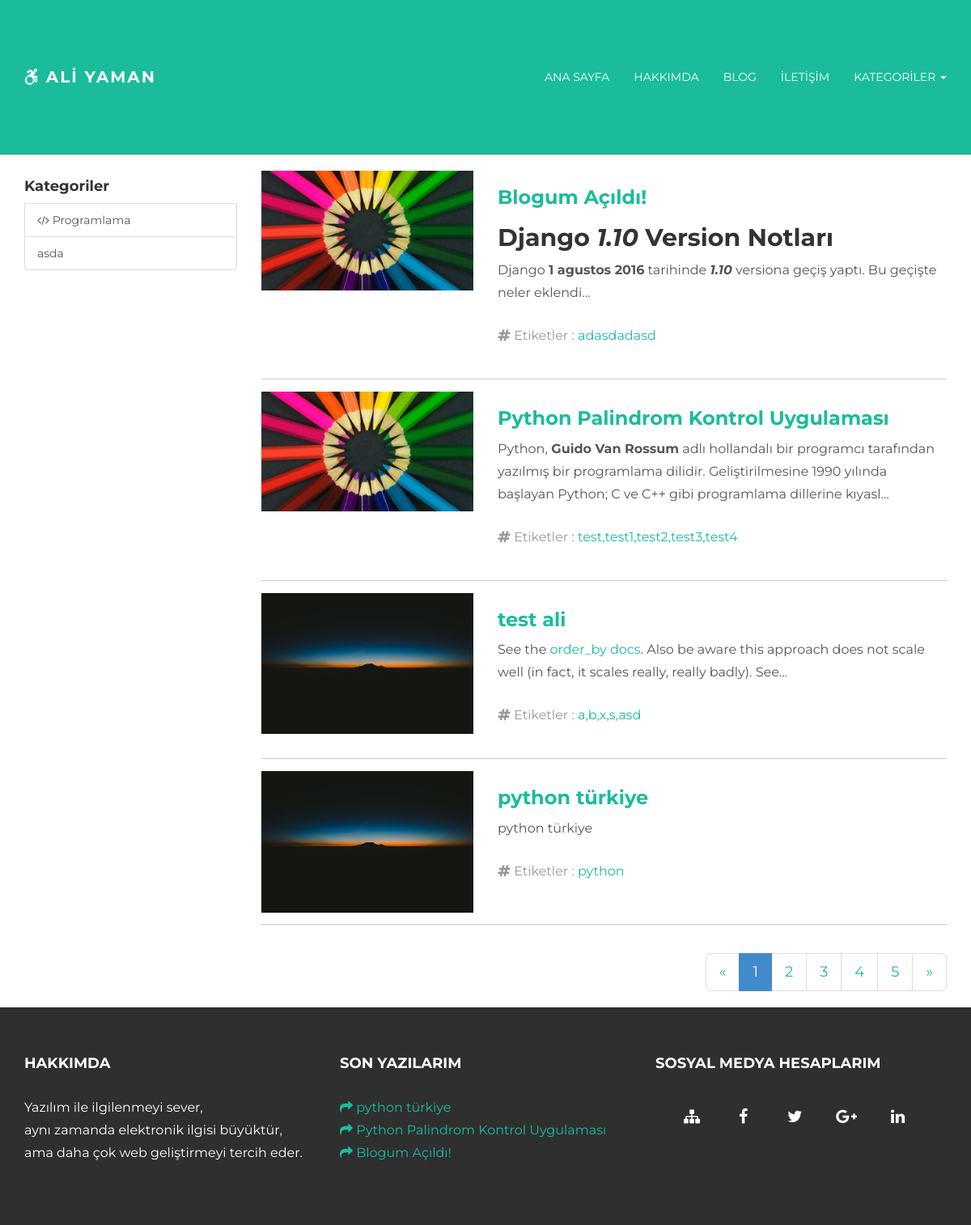
/blog/, run on an earlier commit of the app's database.
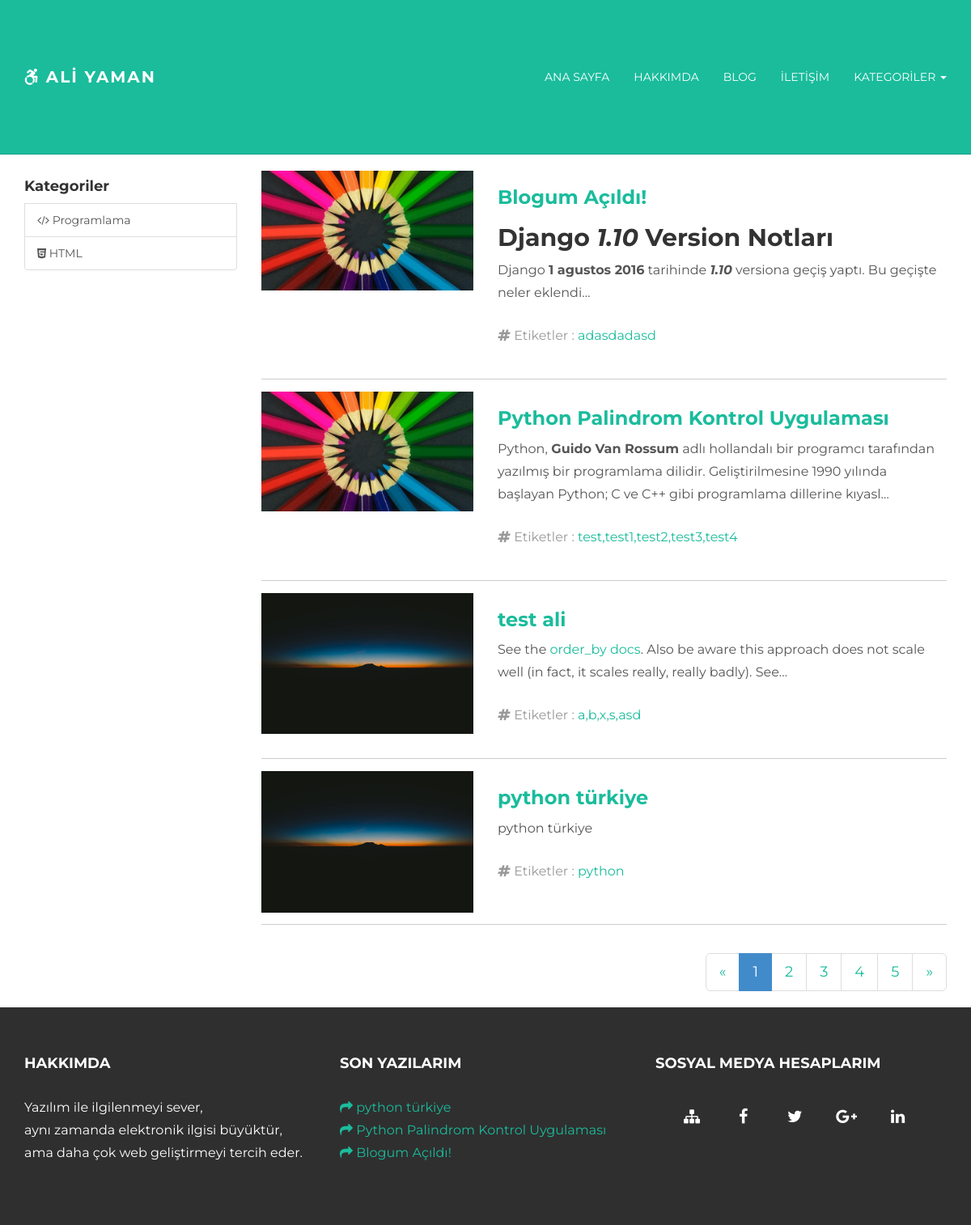
And on a later commit of the database.
### Blog/models.py (models this page shows, shortened)
class category(models.Model):
    category_name = models.CharField(max_length=50,null=True)
    category_keywords = models.CharField(max_length=500,null=True)
    category_description = models.CharField(max_length=500,null=True)
    category_icon = models.CharField(max_length=100,null=True)
    class Meta:
        verbose_name_plural = "Kategoriler"

### Blog/views.py (the view)
# urls.py: 2. Add a URL to urlpatterns:  url(r'^blog/', include('blog.urls'))
def blog(request):
    last_db = post.objects.order_by('?')[:3]
    db = post.objects.order_by()[:6]
    post_db = post.objects.all()
    category_db = category.objects.all()
    pages = Paginator(post_db,5)
    return render(request, 'blog.html', {
        'last_db': last_db,
        'db': db,
        'pages': pages,
        'category_db': category_db
    })

### templates/blog.html (shortened to what this page needs)
{% extends 'base.html' %}
{% load static %}
{% block category %}
<li class="dropdown">
          <a href="#" data-toggle="dropdown" role="button" aria-haspopup="true" aria-expanded="false">Kategoriler <span class="caret"></span></a>
        </li>
{% endblock %}
{% block content %}
<div class="row-fluid top30 pagetitle">
  <div class="container">
    <div class="row">
      <div class="col-md-12"><br></div>
    </div>
  </div>
</div>
<div class="container">
  <div class="row">
    <div class="col-md-3">
      <div id="demo" class="collapse in">
        <div class="list-group list-group">
          <h4 class="">Kategoriler</h4>
            {% for i in category_db %}
<a href="#" class="list-group-item"><i class="{{ i.category_icon }}" aria-hidden="true"></i> {{ i.category_name }}</a>
            {% endfor %}
        </div>
      </div>
    </div>
    <div class="col-md-9">
     {% for i in db %}
      <div class="row">
        <div class="col-sm-4"><a href="#" class=""><img src="http://127.0.0.1:8000/media/{{ i.image }}" class="img-responsive"></a>
        </div>
        <div class="col-sm-8">
          <h3 class="title"><a href="/makale/{{ i.seo_url }}">{{ i.title }}</a></h3>
            {{ i.content | safe | truncatechars:210 }}
          <p class="text-muted"> <i class="fa fa-hashtag" aria-hidden="true"></i> Etiketler :  <a href="/makale/{{ i.seo_url }}">{{ i.keywords }}</a></p>
        </div>
      </div>
      <hr>
    {% endfor %}
      <ul class="pagination pagination-lg pull-right">
        <li><a href="#">«</a></li>
        <li class="active"><a href="#">1</a></li>
        <li><a href="#">2</a></li>
        <li><a href="#">3</a></li>
        <li><a href="#">4</a></li>
        <li><a href="#">5</a></li>
        <li><a href="#">»</a></li>
      </ul>
    </div>
  </div>
</div>
{% endblock %}
{% block last_content %}
    {% for i in last_db %}
<a href="/makale/{{ i.seo_url }}"><i class="fa fa-share" aria-hidden="true"></i> {{ i.title }}</a><br/>
    {% endfor %}
{% endblock %}

What changed in the data, as far as the page shows it:
changed category: category_icon empty → "fa fa-html5" (drawn); category_name "asda" → "HTML"
